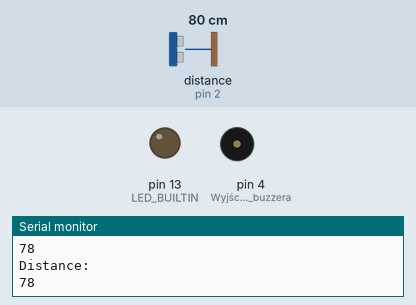
Simulated run of this sketch. Board: Arduino Uno, built with avr-gcc and run on an emulated ATmega328P. On the bench: output pins drawn as LEDs (lit = HIGH), buzzer (waves = sounding, pin HIGH), the last lines printed to the serial monitor. Wiring (inferred from the names in the program): ultrasonic range finder: trigger pin 3; echo pin 2. The inputs (shaded band) are chosen by the test bench; at power-on: distance to the obstacle (sensor on pin 2) 80 cm. The echo pulse lasts 58.3 µs per cm; pins used as bus, display or sensor lines are not drawn.

Above: at 1.2 s.
1.3 s: distance to the obstacle (sensor on pin 2) set to 66 cm
At 1.47 s:
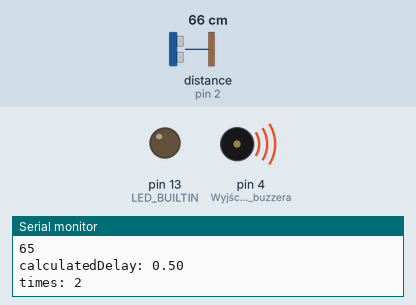
4.3 s: distance to the obstacle (sensor on pin 2) set to 8 cm
At 5.0 s:
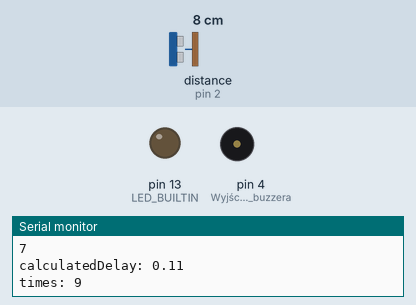
7.3 s: distance to the obstacle (sensor on pin 2) set to 5 cm
At 8.4 s:
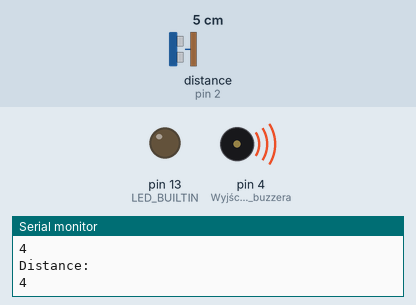
8.8 s: distance to the obstacle (sensor on pin 2) set to 9 cm
At 9.4 s:
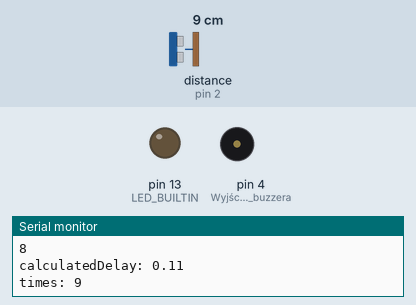
11.8 s: distance to the obstacle (sensor on pin 2) set to 120 cm
At 11.8 s:
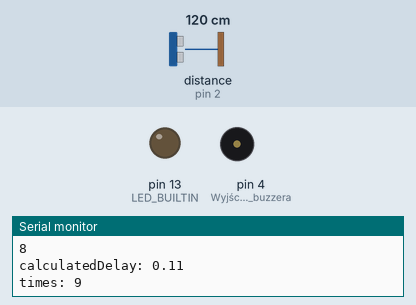
Timing chart, 0 to 14.3 s (numbered marks = the images above; inputs shaded):
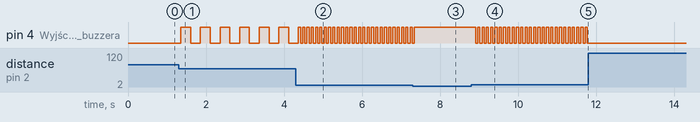

The sketch:

sketch_jul29a_hc_sr04.ino
```cpp
#define trigPin 3
#define echoPin 2

void setup() {
  Serial.begin (9600);
  pinMode(trigPin, OUTPUT); //Pin, do którego podłączymy trig jako wyjście
  pinMode(echoPin, INPUT); //a echo, jako wejście
  pinMode(4, OUTPUT); //Wyjście dla buzzera
  pinMode(LED_BUILTIN, OUTPUT);
}

void loop() {
  zakres(10, 25); //Włącz alarm, jeśli w odległości od 10 do 25 cm od czujnika jest przeszkoda
}

int zmierzOdleglosc() {
  long czas, dystans;

  digitalWrite(trigPin, LOW);
  delayMicroseconds(2);
  digitalWrite(trigPin, HIGH);
  delayMicroseconds(10);
  digitalWrite(trigPin, LOW);

  czas = pulseIn(echoPin, HIGH);
  dystans = czas * 0.034/2;

  Serial.println("Distance: ");
  Serial.println(dystans);
  return dystans;
}

void zakres(int a, int b) {
  int jakDaleko = zmierzOdleglosc();
  if (jakDaleko <= 5) {
      digitalWrite(4, HIGH); //Włączamy buzzer
  } else if ((jakDaleko > 5) && (jakDaleko <= 15)) {
      beepXTimes(9);
  } else if ((jakDaleko > 15) && (jakDaleko <= 30)) {
      beepXTimes(6);
  } else if ((jakDaleko > 30) && (jakDaleko <= 40)) {
      beepXTimes(4);
  } else if ((jakDaleko > 40) && (jakDaleko <= 70)) {
      beepXTimes(2);
  } else {
      digitalWrite(4, LOW);
  }
}

void beepXTimes(int times) {
  float calculatedDelay = 1.0f/((float)(times));
  Serial.print("calculatedDelay: ");
  Serial.println(calculatedDelay);
  Serial.print("times: ");
  Serial.println(times);

  for(int i = 0; i < times; i++) {
    digitalWrite(4, HIGH);
    delay(calculatedDelay * 500);
    digitalWrite(4, LOW);
    delay(calculatedDelay * 500);
  }
}
```

Measured:
- the behaviour switches between 72 and 71 cm on distance to the obstacle (sensor on pin 2) (found by bisection; images 0 and 1)
- the behaviour switches between 7 and 6 cm on distance to the obstacle (sensor on pin 2) (found by bisection; images 2 and 3)
- after the input at 1.3 s, pin 4 (Wyjście_dla_buzzera): alternates HIGH for 0.25 s and LOW for 0.25 s, starting after 0.05 s
- after the input at 4.3 s, pin 4 (Wyjście_dla_buzzera): alternates HIGH for 0.06 s and LOW for 0.06 s, starting after 0.12 s
- after the input at 7.3 s, pin 4 (Wyjście_dla_buzzera): goes on until 7.3 s, then stays HIGH
- after the input at 8.8 s, pin 4 (Wyjście_dla_buzzera): alternates HIGH for 0.06 s and LOW for 0.06 s, starting after 0.11 s
- after the input at 11.8 s, pin 4 (Wyjście_dla_buzzera): stops changing and stays LOW
